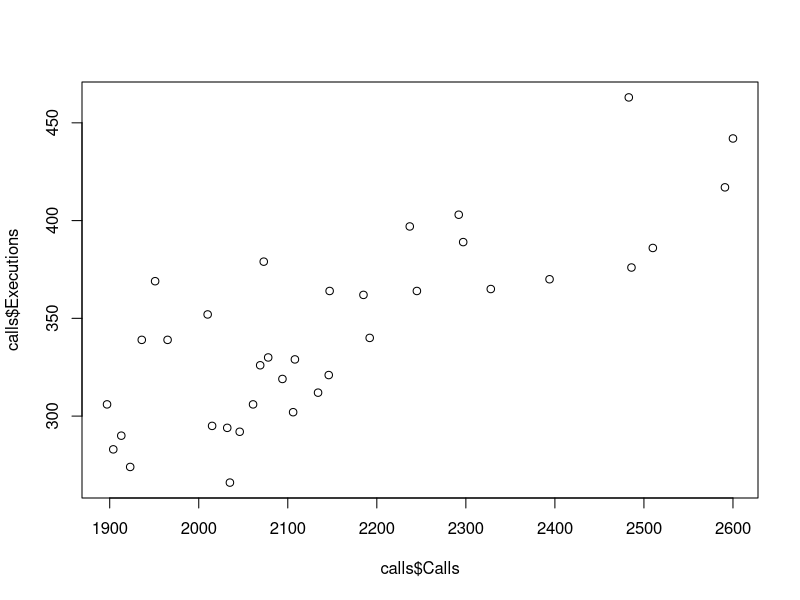

Here is the R script that generated this plot:
library("readxl")

calls = read_excel("calls.xlsx") 
cars = read_excel("Cars_data.xlsx")
goals = read_excel("Goals_data.xlsx") 

View(calls)
View(cars)
View(goals)

# Non- para
# Question 7 - Friedman
Q7 = friedman.test(y=goals$Goals, groups = goals$Player, blocks = goals$Kit)
Q7

# Question 8 -  Spierman Ranked
Q8 = cor.test(x=cars$Noise_level, y=cars$Max_speed, method = "spearman", data=cars)
Q8

# Regression

# Mean
# Calls
mean(calls$Calls)
# Execution
mean(calls$Executions)

# Variance
# Calls
var(calls$Calls)
# Execution
var(calls$Executions)

# SD
# Calls
sd(calls$Calls)
# Execution
sd(calls$Executions)

# Apply cor()
cor(y=calls$Executions, x=calls$Calls)

# Apply plot()
plot(x = calls$Calls, y=calls$Executions, )

# simple lin reg
fit = lm(calls$Calls ~ calls$Executions, data = calls)
fit

# summary()
summary(fit)

# anova()
anova(fit)

# confint()
confint(fit)